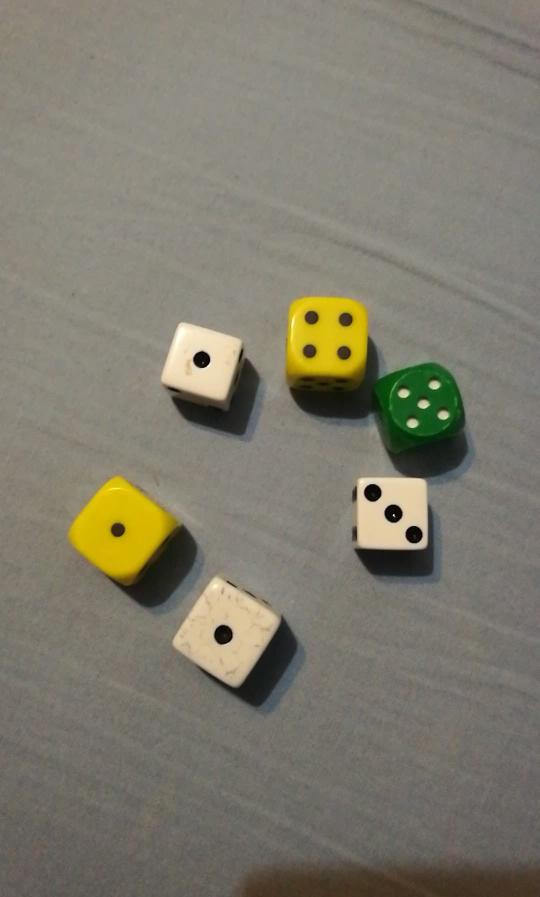
#> input picture Photos/Easy/eas1.jpg, 1080 x 1794 px (shown at 1/2 size)
$ python main.py --input Photos/Easy/eas1.jpg
#> lines starting #> are read from the running program, lines starting #| are printed output that depends on the picture; after the words box and inside, x2 and y2 are one past the last pixel; in counts of white or black regions, pixels touching at a corner belong together
from __future__ import print_function
import cv2 as cv
import numpy as np
import argparse
import math

def distCircle(circle, circle2):
    distx = circle[0] - circle2[0] if circle[0] > circle2[0] else circle2[0] - circle[0]
    disty = circle[1] - circle2[1] if circle[1] > circle2[1] else circle2[1] - circle[1]
    distance = math.sqrt(pow(distx,2) + pow(disty,2))
    return distance


source_window = 'Dices'
grayscale = 'Grayed'
canny_window = 'Canny Applied'
threshold_window = 'Threshold Applied'

parser = argparse.ArgumentParser(description='Code for Finding contours in your image tutorial.')
parser.add_argument('-i', '--input', help='Path to input image.', nargs='+')
parser.add_argument('-w', '--write', help='Images will be saved in folder DonePhotos.', action='store_true')
parser.add_argument('-d', '--debug', help='Less info will be printed', action='store_false')
args = parser.parse_args()
namePh = 1

srcs = []
for i in args.input:
    srcs.append(cv.imread(i))

# Run program for every input photo
for src in srcs:
    if src is None:
        print('Could not open or find the image:', args.input)
        continue

    # Convert image to gray
    src_gray = cv.cvtColor(src, cv.COLOR_BGR2GRAY)
    src_gray = cv.blur(src_gray, (3,3))
    src_gray = cv.medianBlur(src_gray, 21)

    # Thresholding
    _, thresh = cv.threshold(src_gray, 50, 255, cv.THRESH_BINARY)

    # Fill corners of image with white
    cv.floodFill(thresh, np.zeros((len(thresh)+2, len(thresh[0])+2), np.uint8), (0, 0), 255)
    cv.floodFill(thresh, np.zeros((len(thresh)+2, len(thresh[0])+2), np.uint8), (len(thresh[0])-1, len(thresh)-1), 255)
    cv.floodFill(thresh, np.zeros((len(thresh)+2, len(thresh[0])+2), np.uint8), (0, len(thresh) - 1), 255)
    cv.floodFill(thresh, np.zeros((len(thresh)+2, len(thresh[0])+2), np.uint8), (len(thresh[0])-1, 0), 255)

    # Get canny for edges
    canny = cv.Canny(thresh, 2, 4)
    canny = cv.blur(canny, (3, 3))

    # Finding contours
    contours, hierarchy = cv.findContours(canny, cv.RETR_EXTERNAL, cv.CHAIN_APPROX_SIMPLE)
    for cnt in contours:
        approx = cv.approxPolyDP(cnt, .03 * cv.arcLength(cnt, True), True)
        print(len(approx))
        if len(approx) == 3:
            print("triangle")
            #cv.drawContours(src, [cnt], 0, (122, 212, 78), -1)
        elif len(approx) == 4:
            print("square")
            #cv.drawContours(src, [cnt], 0, (94, 234, 255), -1)
        elif len(approx) >= 7:
            area = cv.contourArea(cnt)
            (cx, cy), radius = cv.minEnclosingCircle(cnt)
            circleArea = radius * radius * np.pi
            print(circleArea)
            print(area)
            if abs(circleArea - area) < 2/5*area:
                cv.drawContours(src, [cnt], 0, (220, 152, 91), -1)


    # Create Windows
    if args.debug:
        cv.namedWindow(source_window, cv.WINDOW_NORMAL)
        cv.resizeWindow(source_window, 800, 600)
        cv.imshow(source_window, src)

        cv.namedWindow(grayscale, cv.WINDOW_NORMAL)
        cv.resizeWindow(grayscale, 800, 600)
        cv.imshow(grayscale, src_gray)

        cv.namedWindow(threshold_window, cv.WINDOW_NORMAL)
        cv.resizeWindow(threshold_window, 800, 600)
        cv.imshow(threshold_window, thresh)

        cv.namedWindow(canny_window, cv.WINDOW_NORMAL)
        cv.resizeWindow(canny_window, 800, 600)
        cv.imshow(canny_window, canny)

        cv.waitKey()

    if args.write:
        cv.imwrite("DonePhotos/ph" + str(namePh) + ".jpg", src)
        print("Saved file: DonePhotos/ph" + str(namePh) + ".jpg")
        namePh += 1
#> this loop made 1 pass
#> (printed output is left out)
#> pass 1, `src_gray = cv.cvtColor(src, cv.COLOR_BGR2GRAY)`:
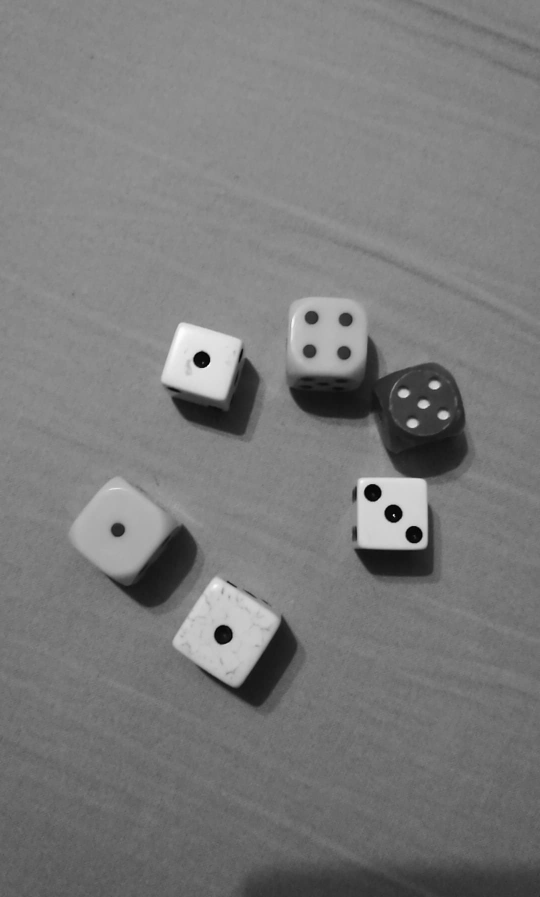
#> src_gray: shape (1794, 1080) (shown at 1/2 size); min 0, max 254, mean 122.4
#> pass 1, `_, thresh = cv.threshold(src_gray, 50, 255, cv.THRESH_BINARY)`:
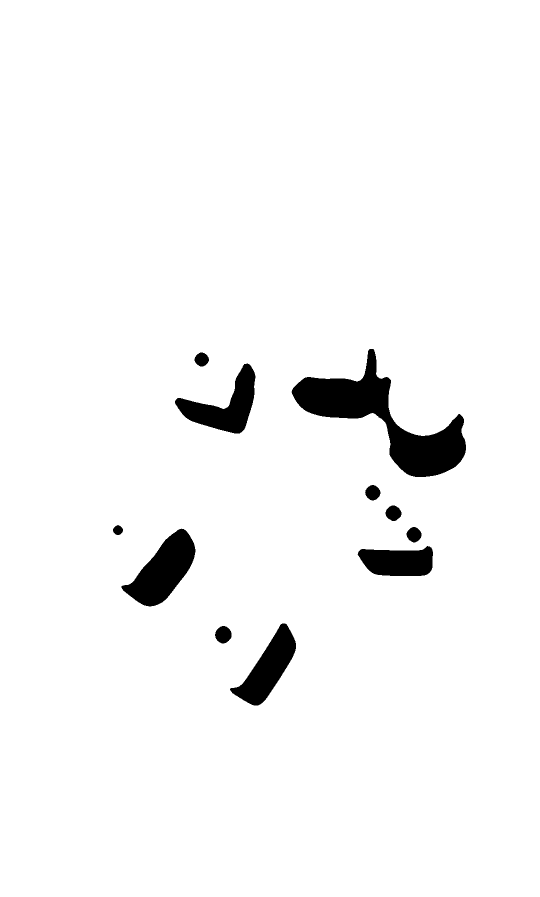
#> thresh: shape (1794, 1080) (shown at 1/2 size); 96.5% white; 11 black regions, largest, box (x1, y1, x2, y2) and area: (583, 698, 932, 954) 27975, (243, 1057, 391, 1213) 11457, (350, 727, 511, 867) 9293
#> after the loop:
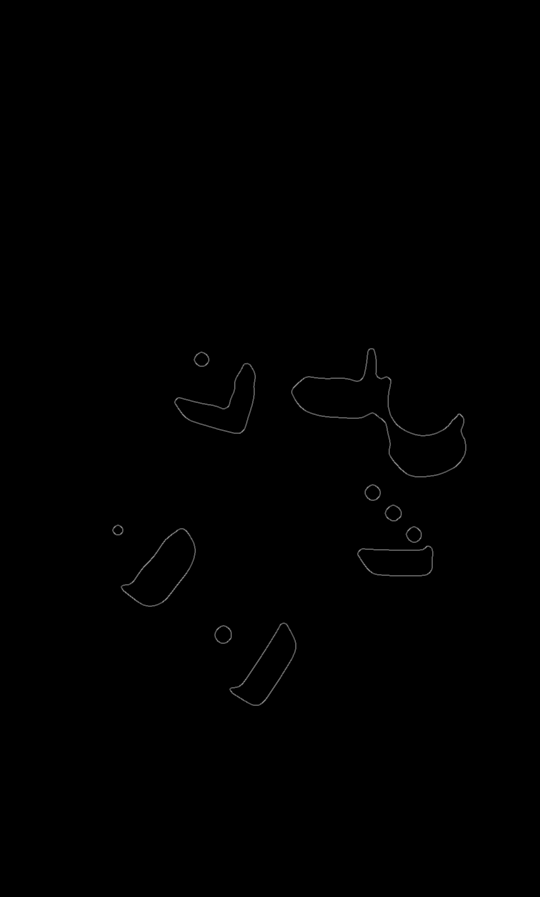
#> canny: shape (1794, 1080) (shown at 1/2 size); min 0, max 142, mean 0.5
#> after the loop, namePh = 1

$ run again, on Photos/Easy/eas13.jpg
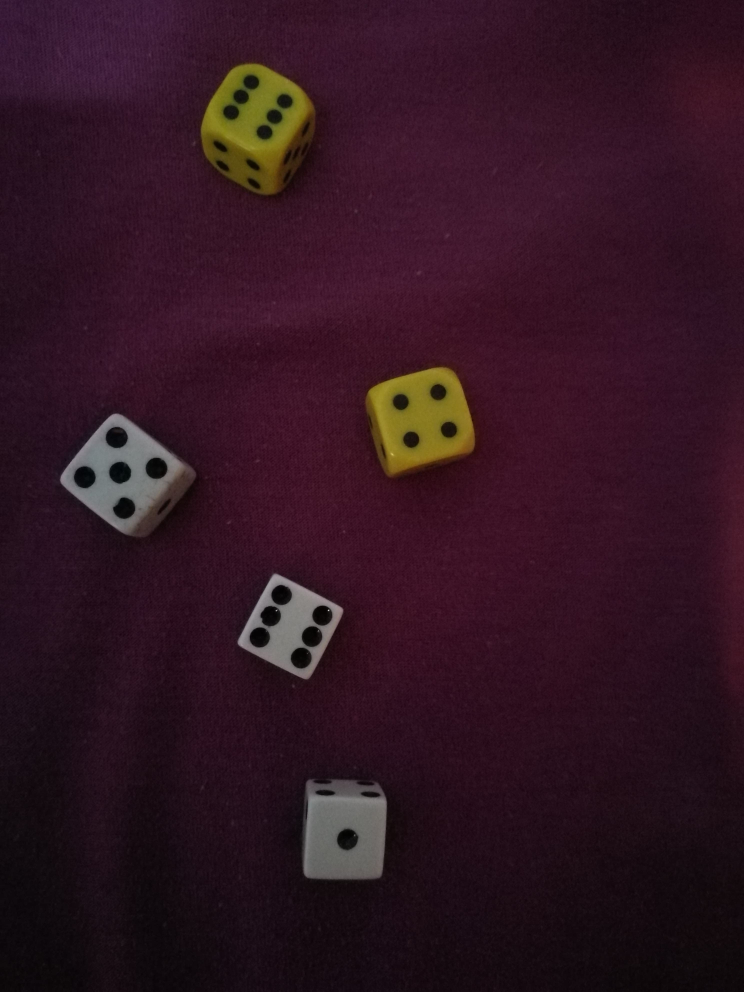
#> input picture Photos/Easy/eas13.jpg, 2976 x 3968 px (shown at 1/4 size)
#> the loop `for src in srcs:` made 1 pass
#> (printed output is left out)
#> pass 1, `_, thresh = cv.threshold(src_gray, 50, 255, cv.THRESH_BINARY)`:
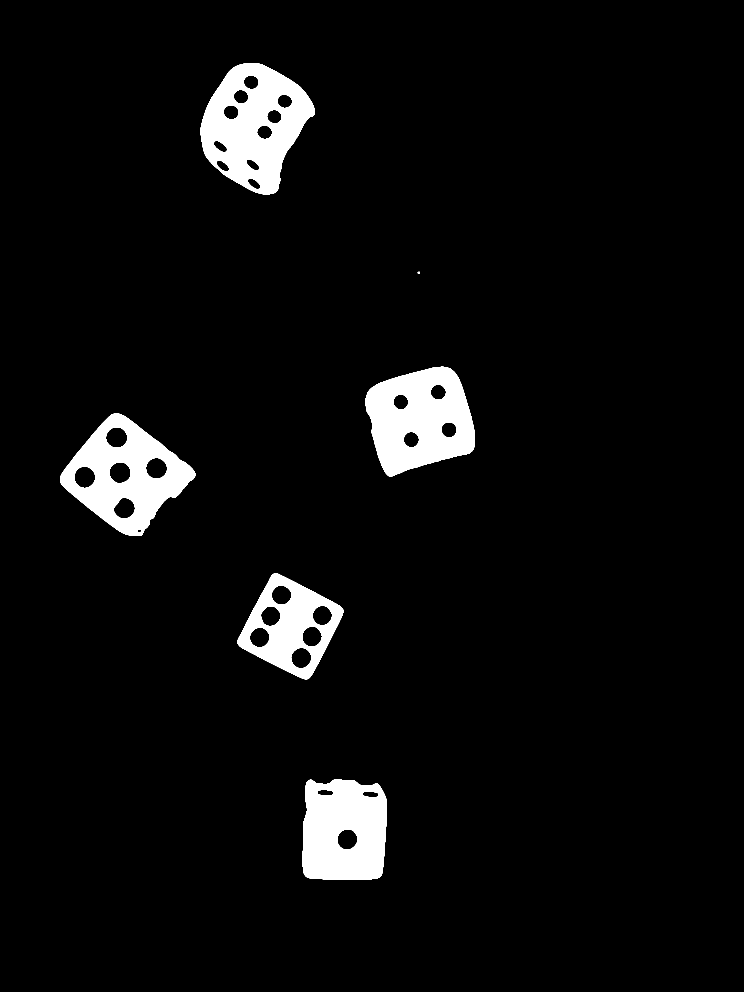
#> thresh: shape (3968, 2976) (shown at 1/4 size); 5% white; 6 white regions, box (x1, y1, x2, y2) and area: (802, 252, 1260, 778) 139274, (1461, 1467, 1900, 1906) 129491, (240, 1654, 782, 2143) 123704, (1211, 3118, 1548, 3518) 116671, (950, 2293, 1374, 2717) 79314, (1671, 1087, 1680, 1096) 65
#> after the loop `for src in srcs:`:
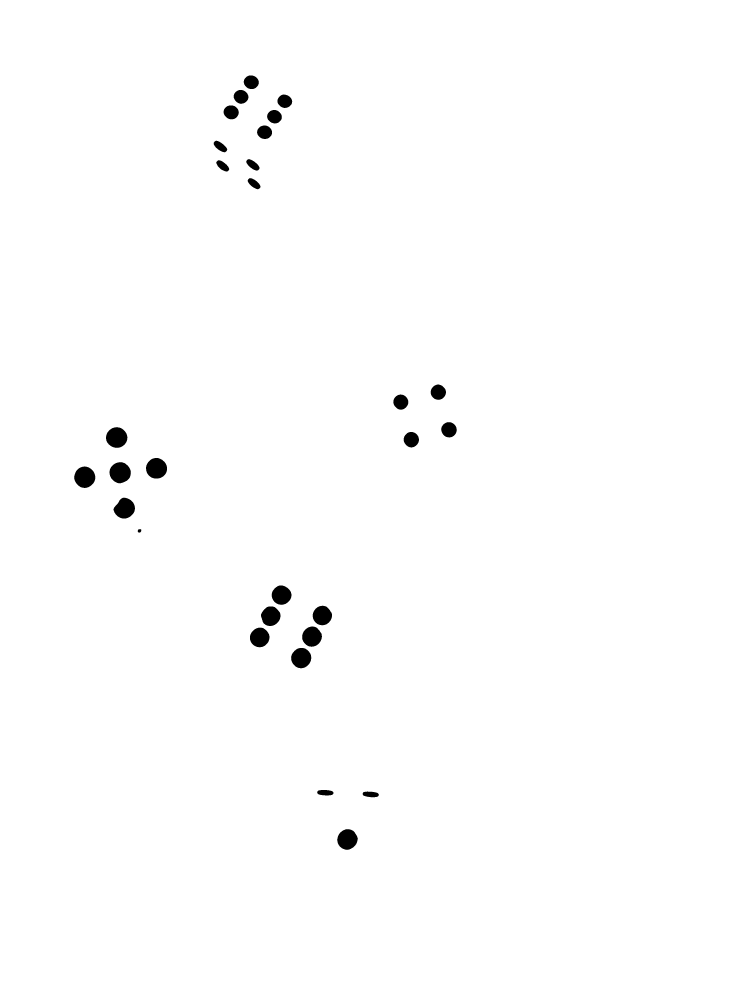
#> thresh: shape (3968, 2976) (shown at 1/4 size); 99.2% white; 29 black regions, largest, box (x1, y1, x2, y2) and area: (297, 1866, 381, 1952) 5548, (438, 1849, 523, 1933) 5528, (424, 1709, 510, 1791) 5458
#> after the loop `for src in srcs:`: namePh = 1

$ run again, on Photos/Easy/eas15.jpg
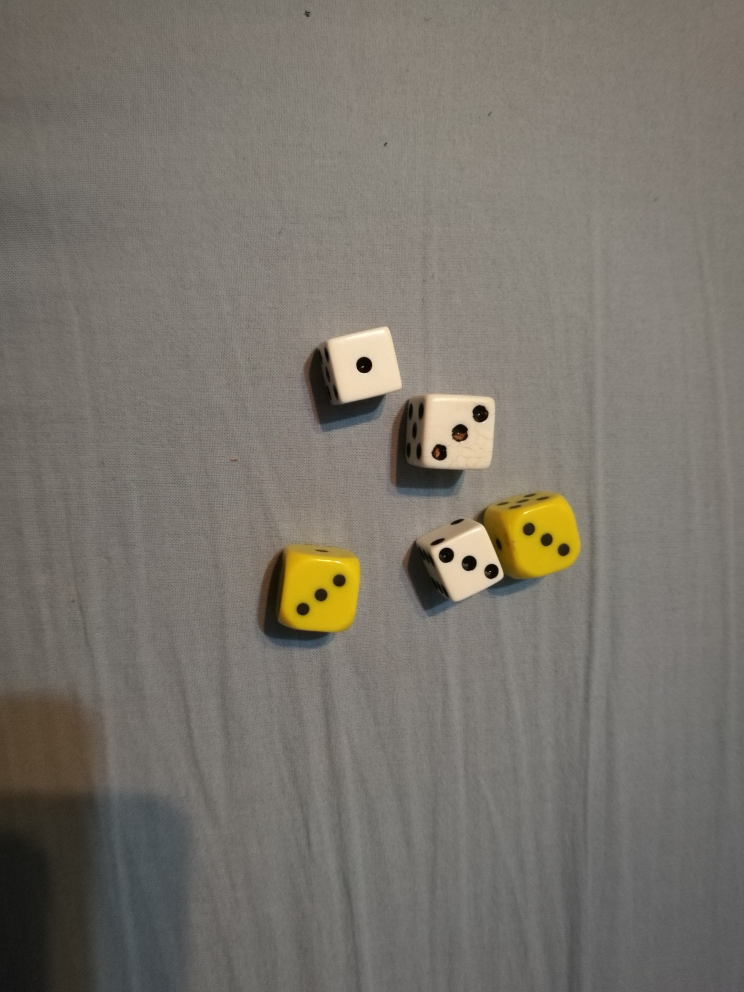
#> input picture Photos/Easy/eas15.jpg, 2976 x 3968 px (shown at 1/4 size)
#> the loop `for src in srcs:` made 1 pass
#> (printed output is left out)
#> after the loop `for src in srcs:`:
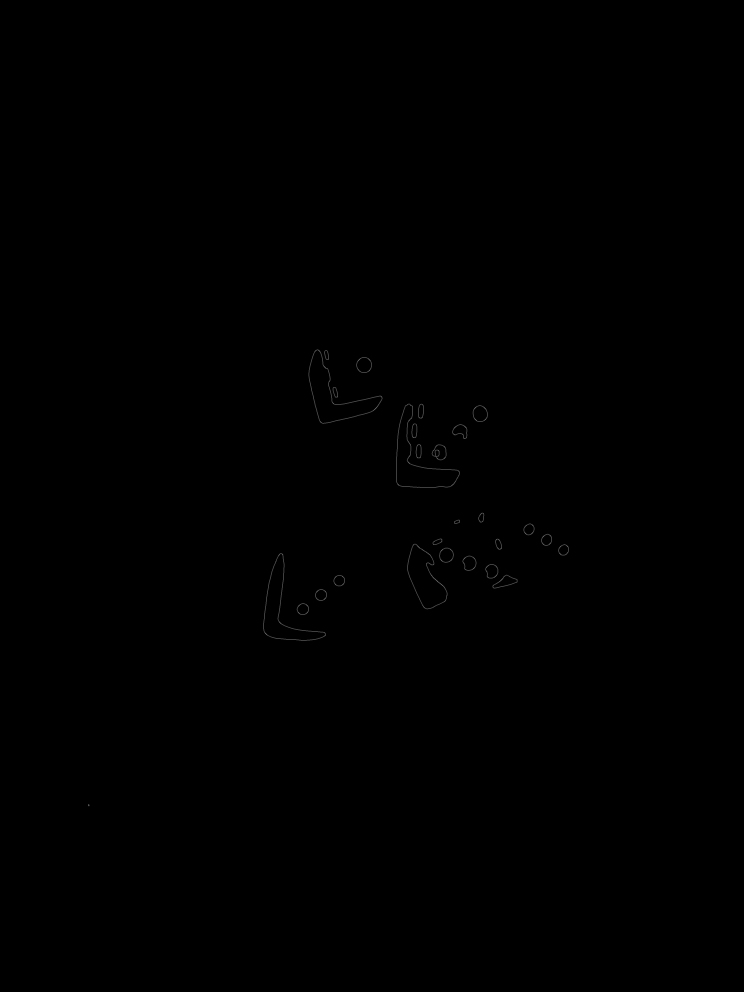
#> canny: shape (3968, 2976) (shown at 1/4 size); min 0, max 170, mean 0.2
#> after the loop `for src in srcs:`:
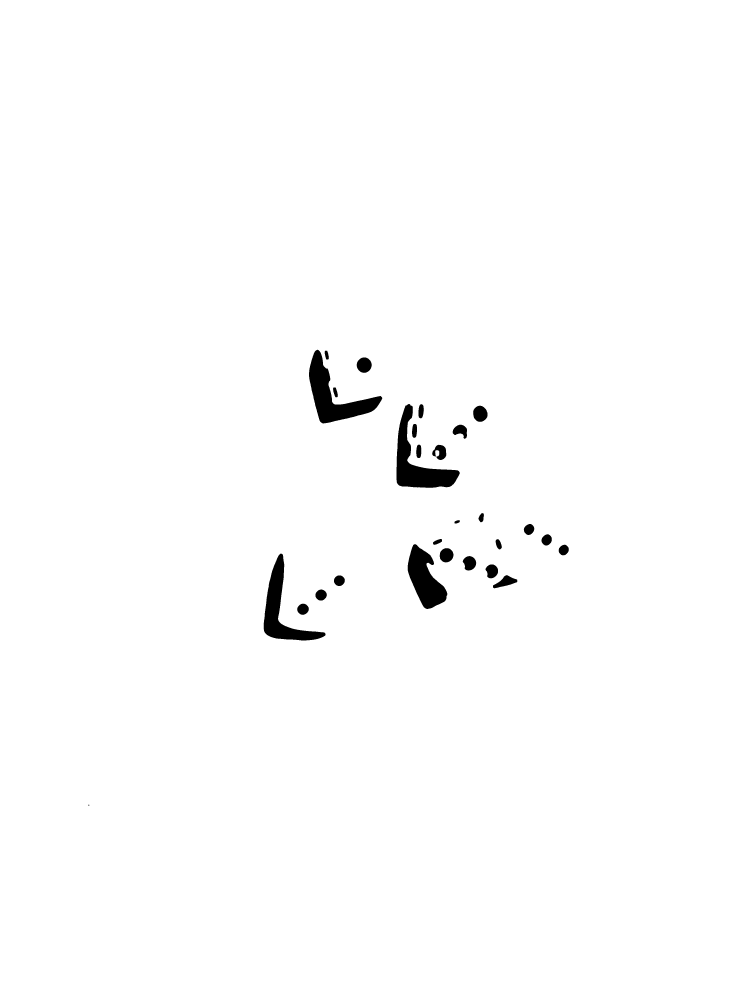
#> thresh: shape (3968, 2976) (shown at 1/4 size); 98.8% white; 28 black regions (1 under 20 px), largest, box (x1, y1, x2, y2) and area: (1236, 1399, 1529, 1694) 29225, (1586, 1616, 1839, 1951) 28420, (1055, 2215, 1302, 2562) 24342
#> after the loop `for src in srcs:`: namePh = 1
